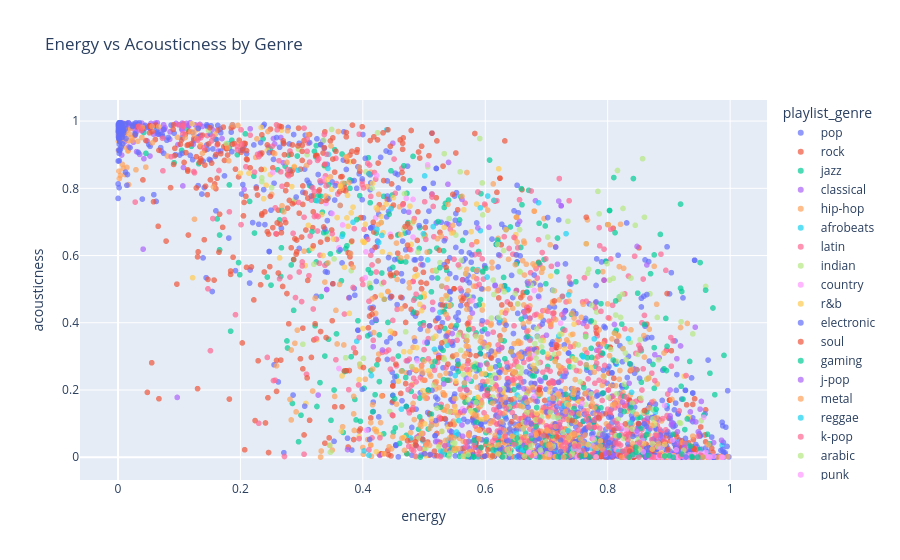

Notebook code for this chart:
### Code cell
fig = px.scatter(
    df,
    x="energy",
    y="acousticness",
    color="playlist_genre",
    hover_data=["track_name", "track_artist", "track_popularity"],
    title="Energy vs Acousticness by Genre",
    opacity=0.7
)

fig.show()
